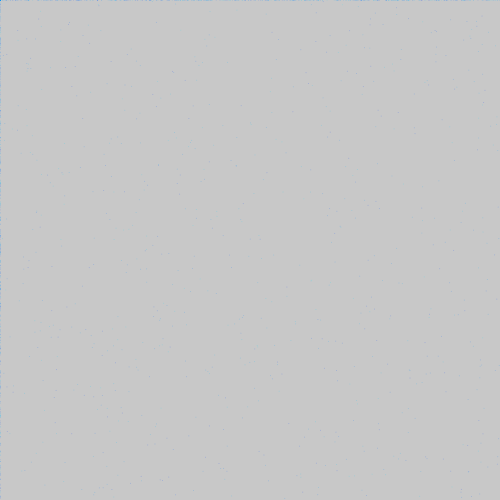
Frame 1 (no input)
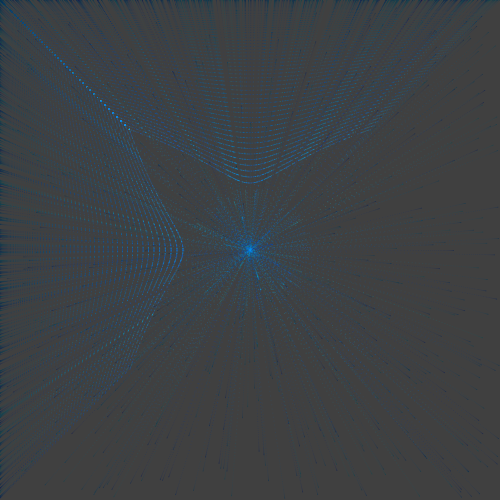
Frame 60 (the mouse pressed at the canvas centre just before this capture)
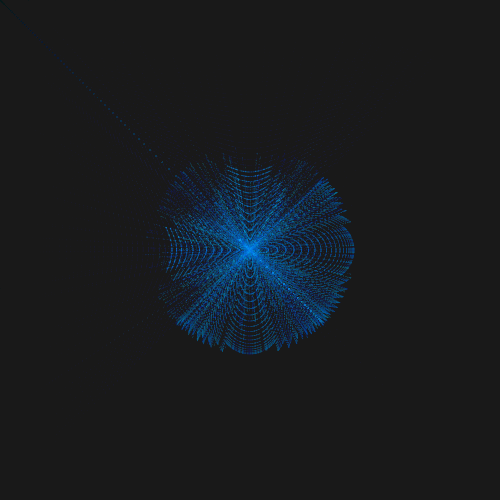
Frame 120 (the mouse held since frame 60 and released just before this capture)

The Processing sketch that drew these frames (run headless with seeded random() and noise(); from frame 60 on, the mouse is pressed at the canvas centre):

// Processing sketch: processing_42337
// ── processing_42337.pde

//Roy V.

Follow[] me;
boolean m = true;
int stage = 0;
int number = 2000;

void setup() {
  size(500, 500);
  smooth();
  noStroke();

  me = new Follow[number];

  for (int i=0; i<number; i++)
  {
    me[i] = new Follow();
    me[i].pos.x = random(800);
    me[i].pos.y = random(800);
    me[i].d = 1;
    me[i].r = 0;
    me[i].g = (int)random(50,230);
    me[i].b = 255;
    me[i].al = 60;
  }
}

void draw() {
  fill(0,5);
  rect(0,0,width,height);
  for (int i=0; i<me.length; i++)
  {
    //me[i].update();
    me[i].bound();
    me[i].move();
    me[i].show();
  }
}

class Follow
{
  int d;
  int r, g, b, al;
  //
  PVector pos;
  PVector v;
  PVector acc;
  float ts;

  Follow() {
    pos = new PVector(random(width), random(height));
    v = new PVector(0, 0);
    ts = 10;
  }

  void show()
  {
    //println(v);
    //println(pos);
    fill(r, g, b, al);
    ellipse(pos.x, pos.y, d, d);
  }

  void update3() {
    v = new PVector(0, 0);
  }

  void update2() {
    PVector screen = new PVector(width/2, height/2);
    PVector dir = PVector.sub(screen, pos);  
    dir.normalize();     
    dir.mult(0.1);       
    acc = dir;  
    v.add(acc);
    v.limit(ts);
    pos.add(v);
  }

  void update() {
    PVector mouse = new PVector(mouseX, mouseY);
    PVector dir = PVector.sub(mouse, pos);  
    dir.normalize();     
    dir.mult(0.5);       
    acc = dir;  
    v.add(acc);
    v.limit(ts);
    pos.add(v);
  }

  void move()
  {
    if (m) {
      //pos.x += 2 * v;
      //pos.y += 2 * v;
      update2();
    }
    if (mousePressed) {
      m = false;
      update();
    } 
    else {
      m = true;
    }
  }

  void bound() {
    if (pos.x>width) {
      pos.x = 0;
      if (mousePressed ==false){
      v = new PVector(0, 0);
      }
    }
    if (pos.x<0) {
      pos.x = width;
      if (mousePressed ==false){
      v = new PVector(0, 0);
      }
    }
    if (pos.y>height) {
      pos.y=0;
      if (mousePressed ==false){
      v = new PVector(0, 0);
      }
    }
    if (pos.y<0) {
      pos.y=height;
      if (mousePressed ==false){
      v = new PVector(0, 0);
      }
    }
  }
}

void mouseReleased() {
  for (int i=0; i<number; i++)
  {
    me[i].update3();
    me[i].pos = new PVector(random(width), random(height));
  }
}
